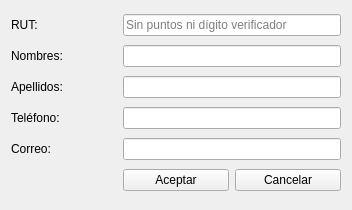
<?xml version="1.0" encoding="UTF-8"?>
<ui version="4.0">
 <class>form_cliente</class>
 <widget class="QWidget" name="form_cliente">
  <property name="geometry">
   <rect>
    <x>0</x>
    <y>0</y>
    <width>352</width>
    <height>210</height>
   </rect>
  </property>
  <property name="windowTitle">
   <string>Cliente</string>
  </property>
  <layout class="QGridLayout" name="gridLayout">
   <item row="0" column="0">
    <widget class="QLabel" name="label_1">
     <property name="text">
      <string>RUT:</string>
     </property>
    </widget>
   </item>
   <item row="3" column="1" colspan="2">
    <widget class="QLineEdit" name="telefono">
     <property name="maxLength">
      <number>12</number>
     </property>
    </widget>
   </item>
   <item row="4" column="0">
    <widget class="QLabel" name="label_5">
     <property name="text">
      <string>Correo:</string>
     </property>
    </widget>
   </item>
   <item row="2" column="0">
    <widget class="QLabel" name="label_3">
     <property name="text">
      <string>Apellidos:</string>
     </property>
    </widget>
   </item>
   <item row="0" column="1" colspan="2">
    <widget class="QLineEdit" name="rut">
     <property name="maxLength">
      <number>8</number>
     </property>
     <property name="placeholderText">
      <string>Sin puntos ni dígito verificador</string>
     </property>
    </widget>
   </item>
   <item row="2" column="1" colspan="2">
    <widget class="QLineEdit" name="apellidos"/>
   </item>
   <item row="3" column="0">
    <widget class="QLabel" name="label_4">
     <property name="text">
      <string>Teléfono:</string>
     </property>
    </widget>
   </item>
   <item row="4" column="1" colspan="2">
    <widget class="QLineEdit" name="correo"/>
   </item>
   <item row="1" column="0">
    <widget class="QLabel" name="label_2">
     <property name="text">
      <string>Nombres:</string>
     </property>
    </widget>
   </item>
   <item row="1" column="1" colspan="2">
    <widget class="QLineEdit" name="nombres"/>
   </item>
   <item row="6" column="1">
    <widget class="QPushButton" name="btn_aceptar">
     <property name="text">
      <string>Aceptar</string>
     </property>
    </widget>
   </item>
   <item row="6" column="2">
    <widget class="QPushButton" name="btn_cancelar">
     <property name="text">
      <string>Cancelar</string>
     </property>
    </widget>
   </item>
  </layout>
 </widget>
 <tabstops>
  <tabstop>rut</tabstop>
  <tabstop>nombres</tabstop>
  <tabstop>apellidos</tabstop>
  <tabstop>telefono</tabstop>
  <tabstop>correo</tabstop>
  <tabstop>btn_aceptar</tabstop>
  <tabstop>btn_cancelar</tabstop>
 </tabstops>
 <resources/>
 <connections/>
</ui>
